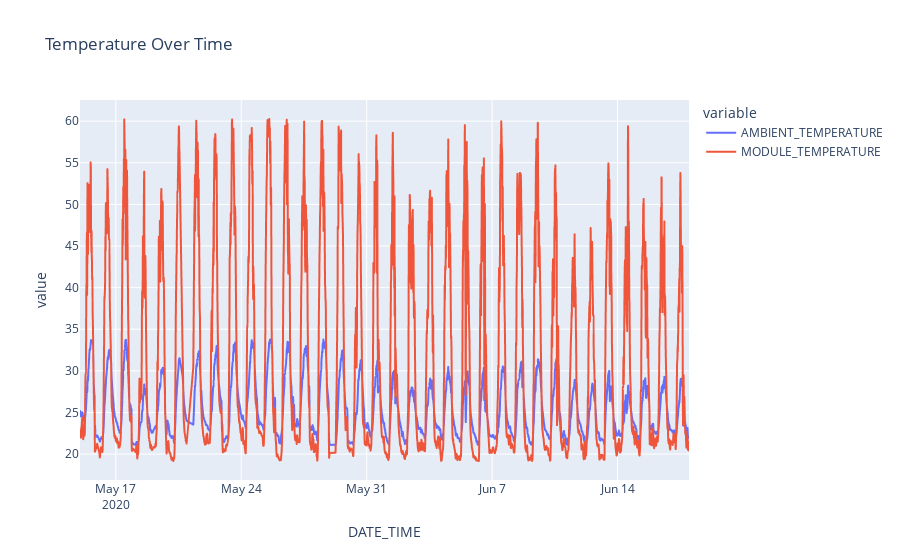
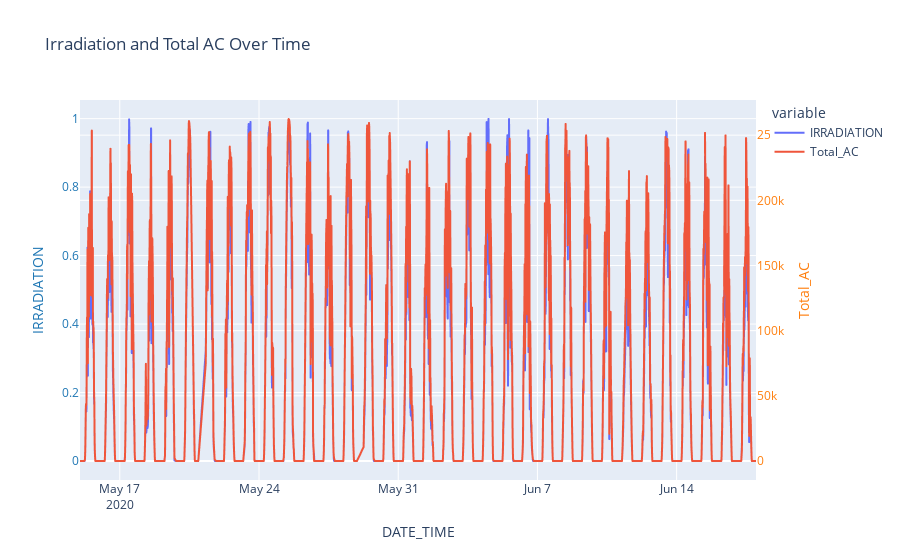
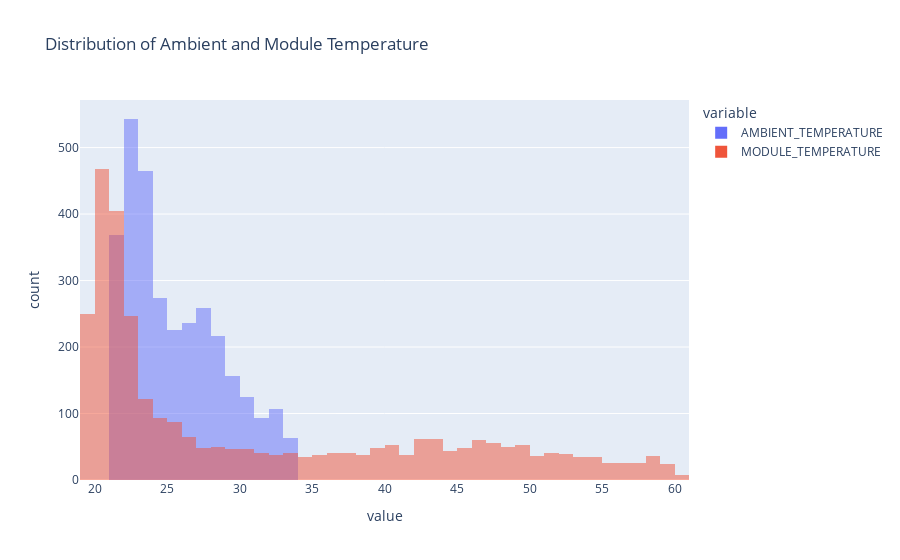
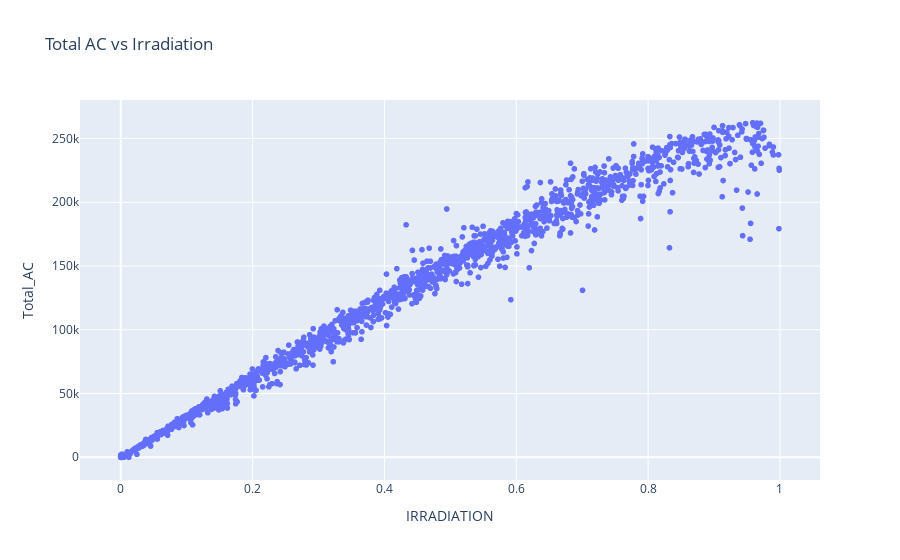

Here is the notebook cell these charts were saved with, in order:
### Markdown cell above
# Q-Q & Interactive Plots
In order to make analyzing easier we created interactive plots.

### Code cell
# Create a Q-Q plot with grid
plt.figure(figsize=(10, 6))
stats.probplot(df_summed['Total_Yield'], dist="norm", plot=plt)
plt.title('Q-Q Plot of Total Yield')
plt.grid(True)
plt.show()

# Interactive line plot for Ambient Temperature and Module Temperature over time
fig = px.line(df_summed, x='DATE_TIME', y=['AMBIENT_TEMPERATURE', 'MODULE_TEMPERATURE'], title='Temperature Over Time')
fig.show()

# Interactive line plot for IRRADIATION and Total_AC over time
fig = px.line(df_summed, x='DATE_TIME', y=['IRRADIATION', 'Total_AC'], title='Irradiation and Total AC Over Time')
fig.update_layout(
    yaxis=dict(
        title='IRRADIATION',
        titlefont=dict(color='#1f77b4'),
        tickfont=dict(color='#1f77b4')
    ),
    yaxis2=dict(
        title='Total_AC',
        titlefont=dict(color='#ff7f0e'),
        tickfont=dict(color='#ff7f0e'),
        anchor='x',
        overlaying='y',
        side='right'
    )
)
fig.update_traces(yaxis='y2', selector=dict(name='Total_AC'))
fig.show()

# Interactive histogram for Ambient Temperature and Module Temperature in one plot
fig = px.histogram(df_summed, x=['AMBIENT_TEMPERATURE', 'MODULE_TEMPERATURE'], barmode='overlay', title='Distribution of Ambient and Module Temperature')
fig.show()

# Interactive scatter plot for Total AC vs Irradiation
fig = px.scatter(df_summed, x='IRRADIATION', y='Total_AC', title='Total AC vs Irradiation')
fig.show()

### Figure 1 — Plotly figure (JSON) as saved in the notebook; plotly's stock layout.template omitted (floating-point values rounded to 4 significant figures; data arrays with more than 128 entries replaced by an {"elided": "..."} marker saying what was removed)
{"data": [{"hovertemplate": "variable=AMBIENT_TEMPERATURE<br>DATE_TIME=%{x}<br>value=%{y}<extra></extra>", "legendgroup": "AMBIENT_TEMPERATURE", "line": {"color": "#636efa", "dash": "solid"}, "marker": {"symbol": "circle"}, "mode": "lines", "name": "AMBIENT_TEMPERATURE", "showlegend": true, "type": "scattergl", "x": {"elided": "3134 str values"}, "xaxis": "x", "y": {"elided": "3134 float values"}, "yaxis": "y"}, {"hovertemplate": "variable=MODULE_TEMPERATURE<br>DATE_TIME=%{x}<br>value=%{y}<extra></extra>", "legendgroup": "MODULE_TEMPERATURE", "line": {"color": "#EF553B", "dash": "solid"}, "marker": {"symbol": "circle"}, "mode": "lines", "name": "MODULE_TEMPERATURE", "showlegend": true, "type": "scattergl", "x": {"elided": "3134 str values"}, "xaxis": "x", "y": {"elided": "3134 float values"}, "yaxis": "y"}], "layout": {"legend": {"title": {"text": "variable"}, "tracegroupgap": 0}, "title": {"text": "Temperature Over Time"}, "xaxis": {"anchor": "y", "domain": [0, 1], "title": {"text": "DATE_TIME"}}, "yaxis": {"anchor": "x", "domain": [0, 1], "title": {"text": "value"}}}}

### Figure 2 — Plotly figure (JSON) as saved in the notebook; plotly's stock layout.template omitted (floating-point values rounded to 4 significant figures; data arrays with more than 128 entries replaced by an {"elided": "..."} marker saying what was removed)
{"data": [{"hovertemplate": "variable=IRRADIATION<br>DATE_TIME=%{x}<br>value=%{y}<extra></extra>", "legendgroup": "IRRADIATION", "line": {"color": "#636efa", "dash": "solid"}, "marker": {"symbol": "circle"}, "mode": "lines", "name": "IRRADIATION", "showlegend": true, "type": "scattergl", "x": {"elided": "3134 str values"}, "xaxis": "x", "y": {"elided": "3134 float values"}, "yaxis": "y"}, {"hovertemplate": "variable=Total_AC<br>DATE_TIME=%{x}<br>value=%{y}<extra></extra>", "legendgroup": "Total_AC", "line": {"color": "#EF553B", "dash": "solid"}, "marker": {"symbol": "circle"}, "mode": "lines", "name": "Total_AC", "showlegend": true, "type": "scattergl", "x": {"elided": "3134 str values"}, "xaxis": "x", "y": {"elided": "3134 float values"}, "yaxis": "y2"}], "layout": {"legend": {"title": {"text": "variable"}, "tracegroupgap": 0}, "title": {"text": "Irradiation and Total AC Over Time"}, "xaxis": {"anchor": "y", "domain": [0, 1], "title": {"text": "DATE_TIME"}}, "yaxis": {"anchor": "x", "domain": [0, 1], "tickfont": {"color": "#1f77b4"}, "title": {"font": {"color": "#1f77b4"}, "text": "IRRADIATION"}}, "yaxis2": {"anchor": "x", "overlaying": "y", "side": "right", "tickfont": {"color": "#ff7f0e"}, "title": {"font": {"color": "#ff7f0e"}, "text": "Total_AC"}}}}

### Figure 3 — Plotly figure (JSON) as saved in the notebook; plotly's stock layout.template omitted (floating-point values rounded to 4 significant figures; data arrays with more than 128 entries replaced by an {"elided": "..."} marker saying what was removed)
{"data": [{"alignmentgroup": "True", "bingroup": "x", "hovertemplate": "variable=AMBIENT_TEMPERATURE<br>value=%{x}<br>count=%{y}<extra></extra>", "legendgroup": "AMBIENT_TEMPERATURE", "marker": {"color": "#636efa", "opacity": 0.5, "pattern": {"shape": ""}}, "name": "AMBIENT_TEMPERATURE", "offsetgroup": "AMBIENT_TEMPERATURE", "orientation": "v", "showlegend": true, "type": "histogram", "x": {"elided": "3134 float values"}, "xaxis": "x", "yaxis": "y"}, {"alignmentgroup": "True", "bingroup": "x", "hovertemplate": "variable=MODULE_TEMPERATURE<br>value=%{x}<br>count=%{y}<extra></extra>", "legendgroup": "MODULE_TEMPERATURE", "marker": {"color": "#EF553B", "opacity": 0.5, "pattern": {"shape": ""}}, "name": "MODULE_TEMPERATURE", "offsetgroup": "MODULE_TEMPERATURE", "orientation": "v", "showlegend": true, "type": "histogram", "x": {"elided": "3134 float values"}, "xaxis": "x", "yaxis": "y"}], "layout": {"barmode": "overlay", "legend": {"title": {"text": "variable"}, "tracegroupgap": 0}, "title": {"text": "Distribution of Ambient and Module Temperature"}, "xaxis": {"anchor": "y", "domain": [0, 1], "title": {"text": "value"}}, "yaxis": {"anchor": "x", "domain": [0, 1], "title": {"text": "count"}}}}

### Figure 4 — Plotly figure (JSON) as saved in the notebook; plotly's stock layout.template omitted (floating-point values rounded to 4 significant figures; data arrays with more than 128 entries replaced by an {"elided": "..."} marker saying what was removed)
{"data": [{"hovertemplate": "IRRADIATION=%{x}<br>Total_AC=%{y}<extra></extra>", "legendgroup": "", "marker": {"color": "#636efa", "symbol": "circle"}, "mode": "markers", "name": "", "showlegend": false, "type": "scattergl", "x": {"elided": "3134 float values"}, "xaxis": "x", "y": {"elided": "3134 float values"}, "yaxis": "y"}], "layout": {"legend": {"tracegroupgap": 0}, "title": {"text": "Total AC vs Irradiation"}, "xaxis": {"anchor": "y", "domain": [0, 1], "title": {"text": "IRRADIATION"}}, "yaxis": {"anchor": "x", "domain": [0, 1], "title": {"text": "Total_AC"}}}}
